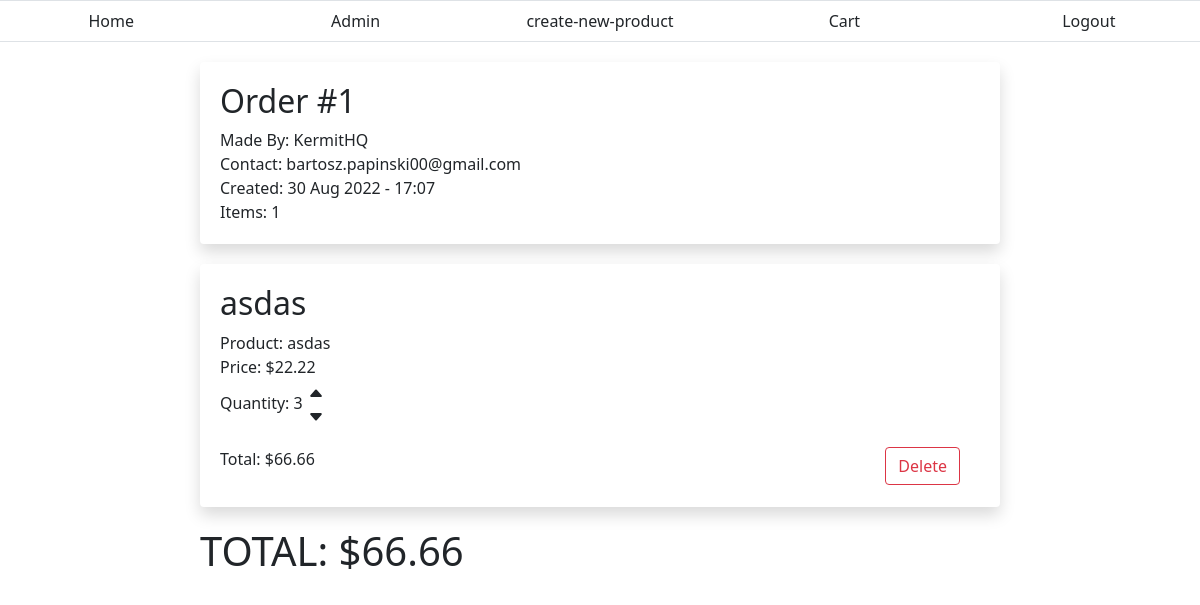
The page /cart/ (signed in) on the database as committed earlier.
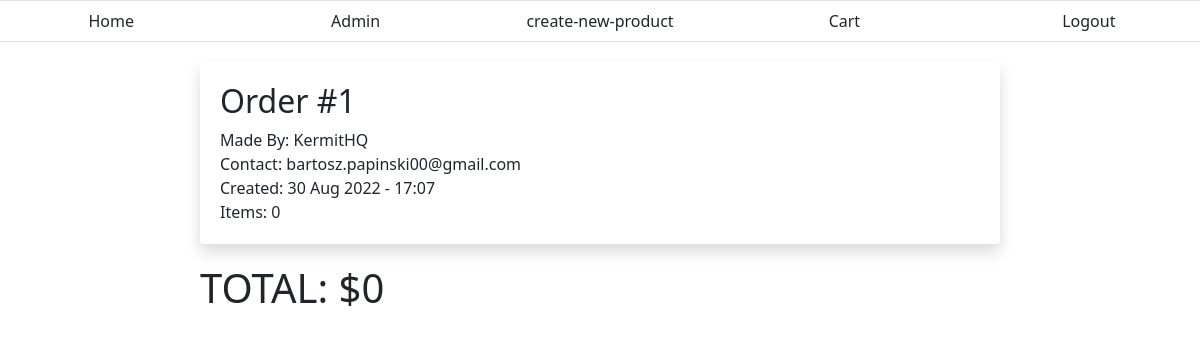
The same page on the database as committed later.
### Ecommerce/models.py (models this page shows, shortened)
class OrderItem(models.Model):
	order = models.ForeignKey(Order, on_delete=models.CASCADE)
	item = models.ForeignKey(Product, on_delete=models.CASCADE)
	quantity = models.IntegerField()
	def get_total_price(self):
		price = self.item.price * self.quantity
		return price

class Product(models.Model):
	name = models.CharField(max_length=200)
	category = models.ForeignKey(Category, on_delete=models.CASCADE)
	availability = models.IntegerField()
	price = models.DecimalField(max_digits=5, decimal_places=2)

### Ecommerce/views.py (the view)
# urls.py: path('cart/', CartView, name="cart"),
@login_required
def CartView(request):
	context = {}
	order = Order.objects.get(user=request.user)
	ordered_products = OrderItem.objects.filter(order=order)
	total_price = 0
	for product in ordered_products:
		total_price += product.get_total_price()
	TOTAL_price = 0
	for item in order.orderitem_set.all():
		TOTAL_price += item.get_total_price()
	print(type(TOTAL_price))
	context['TOTAL'] = TOTAL_price
	context['total_price'] = total_price
	context['order'] = order
	context['ordered_products'] = ordered_products
	return render(request, "Ecommerce/cart.html", context)

### Account/models.py (called while the page is built)
	def __str__(self):
		return self.email

### Ecommerce/templates/Ecommerce/cart.html (shortened to what this page needs)
{% extends 'base.html' %}
{% block content %}
	<div class="order-data shadow bg-white rounded">
		<div>
			<h2>Order #{{order.id}}</h2>
		</div>
		<div class="user-data">
			<p>Made By: {{order.user.username}}</p>
			<p>Contact: {{order.user}}</p>
			<p>Created: {{order.created|date:"d M Y - G:i"}}
			<p>Items: {{ordered_products.count}}</p>
		</div>
	</div>
	<link rel="stylesheet" href="//code.jquery.com/ui/1.13.2/themes/base/jquery-ui.css">
	{% for product in ordered_products %}
		{% if product %}
			<div class="cart-data shadow bg-white rounded" id="{{product.id}}">
				<div class="item">
					<h2>{{product.item.name}}</h2>
				</div>
				<div class="product-data">
					<p>Product: {{product.item.name}}</p>
					<p id="price">Price: ${{product.item.price}}</p>
					<div class="product-quantity">
						<div class="quantity" id="testing">
							<p>Quantity: {{product.quantity}}</p>
						</div>
						<div class="change-quantity">
							<form method="POST">
								<a href="#"  data-orderItemId="{{product.id}}" class = "quantity-increase"><div >
									<svg xmlns="http://www.w3.org/2000/svg" width="16" height="16" fill="currentColor" class="bi bi-caret-up-fill" viewBox="0 0 16 16"><path d="m7.247 4.86-4.796 5.481c-.566.647-.106 1.659.753 1.659h9.592a1 1 0 0 0 .753-1.659l-4.796-5.48a1 1 0 0 0-1.506 0z"/></svg>
								</div>
								</a>
								<a href="#" data-orderItemId="{{product.id}}" class = "quantity-decrease"><div ><svg xmlns="http://www.w3.org/2000/svg" width="16" height="16" fill="currentColor" class="bi bi-caret-down-fill" viewBox="0 0 16 16"><path d="M7.247 11.14 2.451 5.658C1.885 5.013 2.345 4 3.204 4h9.592a1 1 0 0 1 .753 1.659l-4.796 5.48a1 1 0 0 1-1.506 0z"/></svg></div></a>
							</form>
						</div>
					</div>
				</div>
				<div class="cost">
					<div class="footer-item">
						<p id="total">Total: ${{product.get_total_price}}</p>
					</div>
					<div class="footer-item">
						<button onclick="Delete({{product.id}})" type="button" class="btn btn-outline-danger">Delete</button>
					</div>
				</div>
			</div>
		{% endif %}
	{% endfor %}
	<h1 id="TOTAL">TOTAL: ${{TOTAL}}</h1>
{% endblock content %}

Rows that differ between the two databases and show on the page:
removed OrderItem: item.name "asdas", item.price "22.22", quantity "3", get_total_price "66.66"
Other text that changed with them:
{{ ordered_products.count }}: "1" → "0"
{{ TOTAL }}: "66.66" → "0"
